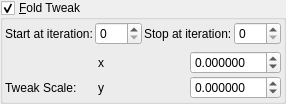
      <widget class="MyGroupBox" name="groupCheck_transf_function_enabledCz_false">
       <property name="font">
        <font>
         <weight>50</weight>
         <bold>false</bold>
        </font>
       </property>
       <property name="title">
        <string>&amp;Fold Tweak</string>
       </property>
       <property name="checkable">
        <bool>true</bool>
       </property>
       <layout class="QVBoxLayout" name="verticalLayout_5">
        <property name="leftMargin">
         <number>2</number>
        </property>
        <property name="topMargin">
         <number>2</number>
        </property>
        <property name="rightMargin">
         <number>2</number>
        </property>
        <property name="bottomMargin">
         <number>2</number>
        </property>
        <item>
         <layout class="QGridLayout" name="gridLayout_73">
          <property name="spacing">
           <number>2</number>
          </property>
          <item row="0" column="0">
           <widget class="QLabel" name="label_272">
            <property name="text">
             <string>Start at iteration:</string>
            </property>
           </widget>
          </item>
          <item row="0" column="2">
           <widget class="QLabel" name="label_271">
            <property name="text">
             <string>Stop at iteration:</string>
            </property>
           </widget>
          </item>
          <item row="0" column="3">
           <widget class="MySpinBox" name="spinboxInt_transf_stop_iterationsT_1">
            <property name="sizePolicy">
             <sizepolicy hsizetype="Minimum" vsizetype="Maximum">
              <horstretch>0</horstretch>
              <verstretch>0</verstretch>
             </sizepolicy>
            </property>
            <property name="maximum">
             <number>999</number>
            </property>
           </widget>
          </item>
          <item row="0" column="1">
           <widget class="MySpinBox" name="spinboxInt_transf_start_iterations_T">
            <property name="sizePolicy">
             <sizepolicy hsizetype="Minimum" vsizetype="Maximum">
              <horstretch>0</horstretch>
              <verstretch>0</verstretch>
             </sizepolicy>
            </property>
            <property name="maximum">
             <number>999</number>
            </property>
           </widget>
          </item>
         </layout>
        </item>
        <item>
         <layout class="QGridLayout" name="gridLayout_6" columnstretch="0,0,0">
          <property name="spacing">
           <number>2</number>
          </property>
          <item row="0" column="1">
           <widget class="QLabel" name="label_32">
            <property name="text">
             <string notr="true">x</string>
            </property>
           </widget>
          </item>
          <item row="1" column="0">
           <widget class="QLabel" name="label_38">
            <property name="text">
             <string>Tweak Scale:</string>
            </property>
           </widget>
          </item>
          <item row="1" column="1">
           <widget class="QLabel" name="label_33">
            <property name="text">
             <string notr="true">y</string>
            </property>
           </widget>
          </item>
          <item row="0" column="2">
           <widget class="MyDoubleSpinBox" name="spinbox3_transf_scale3D_000_x">
            <property name="enabled">
             <bool>true</bool>
            </property>
            <property name="sizePolicy">
             <sizepolicy hsizetype="Minimum" vsizetype="Maximum">
              <horstretch>0</horstretch>
              <verstretch>0</verstretch>
             </sizepolicy>
            </property>
            <property name="decimals">
             <number>6</number>
            </property>
            <property name="minimum">
             <double>-99.989999999999995</double>
            </property>
            <property name="maximum">
             <double>99.989999999999995</double>
            </property>
            <property name="singleStep">
             <double>0.100000000000000</double>
            </property>
           </widget>
          </item>
          <item row="1" column="2">
           <widget class="MyDoubleSpinBox" name="spinbox3_transf_scale3D_000_y">
            <property name="enabled">
             <bool>true</bool>
            </property>
            <property name="sizePolicy">
             <sizepolicy hsizetype="Minimum" vsizetype="Maximum">
              <horstretch>0</horstretch>
              <verstretch>0</verstretch>
             </sizepolicy>
            </property>
            <property name="decimals">
             <number>6</number>
            </property>
            <property name="minimum">
             <double>-99.989999999999995</double>
            </property>
            <property name="maximum">
             <double>99.989999999999995</double>
            </property>
            <property name="singleStep">
             <double>0.100000000000000</double>
            </property>
           </widget>
          </item>
         </layout>
        </item>
       </layout>
      </widget>
